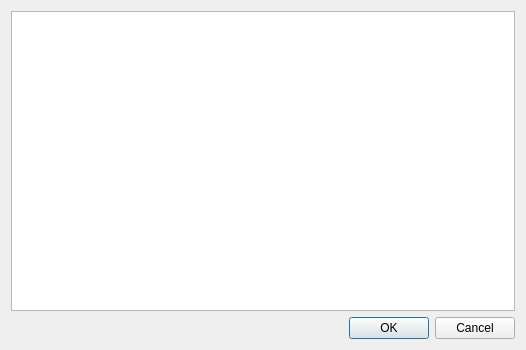
<?xml version="1.0" encoding="UTF-8"?>
<ui version="4.0">
 <class>BookmarkListDialog</class>
 <widget class="QDialog" name="BookmarkListDialog">
  <property name="geometry">
   <rect>
    <x>0</x>
    <y>0</y>
    <width>526</width>
    <height>350</height>
   </rect>
  </property>
  <property name="windowTitle">
   <string>Dialog</string>
  </property>
  <layout class="QVBoxLayout" name="verticalLayout">
   <item>
    <widget class="QTableWidget" name="tableWidget">
     <property name="contextMenuPolicy">
      <enum>Qt::CustomContextMenu</enum>
     </property>
     <property name="horizontalScrollMode">
      <enum>QAbstractItemView::ScrollPerPixel</enum>
     </property>
     <attribute name="horizontalHeaderCascadingSectionResizes">
      <bool>true</bool>
     </attribute>
     <attribute name="verticalHeaderCascadingSectionResizes">
      <bool>true</bool>
     </attribute>
     <attribute name="verticalHeaderMinimumSectionSize">
      <number>18</number>
     </attribute>
     <attribute name="horizontalHeaderCascadingSectionResizes">
      <bool>true</bool>
     </attribute>
     <attribute name="verticalHeaderCascadingSectionResizes">
      <bool>true</bool>
     </attribute>
     <attribute name="verticalHeaderMinimumSectionSize">
      <number>18</number>
     </attribute>
    </widget>
   </item>
   <item>
    <widget class="QDialogButtonBox" name="buttonBox">
     <property name="orientation">
      <enum>Qt::Horizontal</enum>
     </property>
     <property name="standardButtons">
      <set>QDialogButtonBox::Cancel|QDialogButtonBox::Ok</set>
     </property>
    </widget>
   </item>
  </layout>
  <action name="actionGoToBookmark">
   <property name="text">
    <string>Go to Bookmark</string>
   </property>
   <property name="shortcut">
    <string>Return</string>
   </property>
  </action>
  <action name="actionRemoveBookmark">
   <property name="text">
    <string>Remove Bookmark</string>
   </property>
   <property name="shortcut">
    <string>Del</string>
   </property>
  </action>
  <action name="actionRemoveALLBookmarks">
   <property name="text">
    <string>Remove ALL Bookmarks</string>
   </property>
  </action>
  <action name="actionEdit_Bookmark">
   <property name="text">
    <string>Edit Bookmark</string>
   </property>
   <property name="shortcut">
    <string>F4</string>
   </property>
  </action>
  <action name="actionClose">
   <property name="text">
    <string>Close</string>
   </property>
   <property name="shortcut">
    <string>Esc</string>
   </property>
  </action>
 </widget>
 <resources/>
 <connections>
  <connection>
   <sender>buttonBox</sender>
   <signal>accepted()</signal>
   <receiver>BookmarkListDialog</receiver>
   <slot>accept()</slot>
   <hints>
    <hint type="sourcelabel">
     <x>248</x>
     <y>254</y>
    </hint>
    <hint type="destinationlabel">
     <x>157</x>
     <y>274</y>
    </hint>
   </hints>
  </connection>
  <connection>
   <sender>buttonBox</sender>
   <signal>rejected()</signal>
   <receiver>BookmarkListDialog</receiver>
   <slot>reject()</slot>
   <hints>
    <hint type="sourcelabel">
     <x>316</x>
     <y>260</y>
    </hint>
    <hint type="destinationlabel">
     <x>286</x>
     <y>274</y>
    </hint>
   </hints>
  </connection>
 </connections>
</ui>
